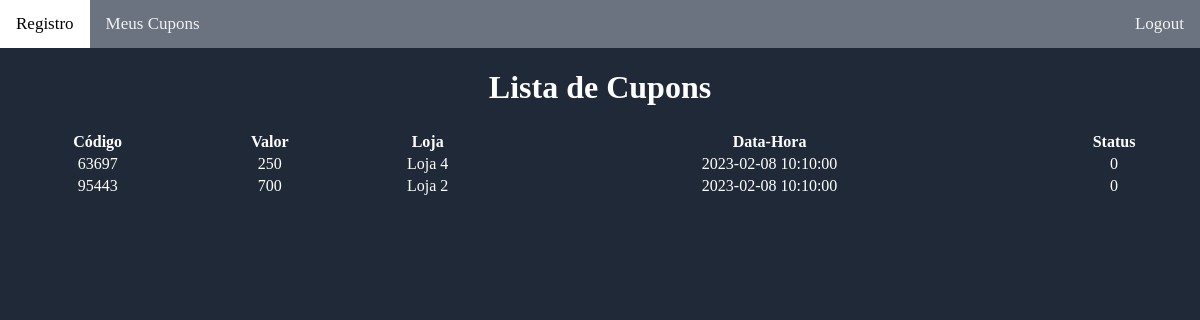
The app's page /views/dashboardUserCoupons.php?userId=7 (signed in) with its own data.
### tables this page shows
CREATE TABLE `coupons` (
  `id` int(10) UNSIGNED NOT NULL,
  `user_id` int(11) DEFAULT NULL,
  `code` int(10) NOT NULL,
  `cpf` varchar(11) NOT NULL,
  `valor` double NOT NULL,
  `store` varchar(100) NOT NULL,
  `date_time` datetime NOT NULL,
  `status` tinyint(1) NOT NULL
);

### inc/config.php (called while the page is built, shortened)
<?PHP
$host = "localhost";
$user = "root";
$password = "";
$dbname = "shopping_campaign";

### controllers/indexController.php (called while the page is built, shortened)
<?php
Class Index {
    private $conn;
    public function __construct($dbname, $host, $user, $password)
    {
        try{
            $this->conn = new PDO("mysql:dbname=".$dbname.";host=".$host, $user, $password);
            $this->conn->setAttribute(PDO::ATTR_ERRMODE, PDO::ERRMODE_EXCEPTION);
        }catch(PDOException $e){
            echo "Ocorreu uma falha na conexão com o banco de dados : ". $e->getMessage();
            exit();
        }
    }
    public function listUserCoupons(int $id): array
    {
        try {
            $sql = "SELECT code, valor, store, date_time, status FROM coupons WHERE user_id = $id ORDER BY status DESC";
            $query = $this->conn->query($sql);
            $result = $query->fetchAll(PDO::FETCH_ASSOC);
            return $result;
        } catch (Exception $e) {
            return [
                "sucesso" => false,
                "mensagem" => $e->getMessage()
            ];
        }
    }
}
?>

### views/dashboardUserCoupons.php (the view, shortened to what this page needs)
<?php
include '../layouts/dashboardHeader.php';
require_once '../controllers/indexController.php';
include '../inc/config.php';
$p = new Index($dbname, $host, $user, $password);
if(isset($_GET['userId'])){
  $id = $_GET['userId'];
  $result = $p->listUserCoupons($id);
}
?>
<html>
<head>
    <link rel="stylesheet" href="../assets/style.css">
</head>
<body>
<?php
echo "<h1 style='text-align: center;color:white'> Lista de Cupons </h1>";
echo "<table style='text-align: center;color:white' width='100%'><tr>";
echo "<tr><th>Código</th><th>Valor</th><th>Loja</th><th>Data-Hora</th><th>Status</th></tr>";
foreach ($result as $key => $value) {
    echo '<tr>';
    foreach ($value as $key2 => $value2) {
        if($key2 === 'id'){
          echo "<td><a onclick='getUserCoupons($value2)'>$value2</a></td>";
        }else{
          echo "<td>$value2</td>";
        }
    }
echo '</tr>';
}
echo '</table>';
?>
</body>
</html>

### layouts/dashboardHeader.php (style rules this page uses)
body { margin: 0; background-color: #1f2937 }

### views/dashboardUserCoupons.php (style rules this page uses)
body { margin: 0; background-color: #1f2937 }

### records on screen
coupons: code "63697", valor "250", store "Loja 4", date_time "2023-02-08 10:10:00", status "0"
coupons: code "95443", valor "700", store "Loja 2", date_time "2023-02-08 10:10:00", status "0"
